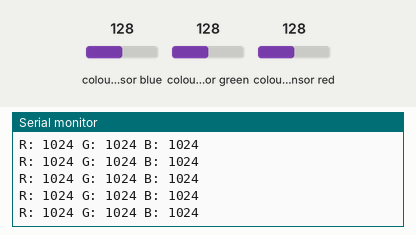
The sketch below on a simulated Arduino Uno, built with avr-gcc and run on an emulated ATmega328P. On the bench: the last lines printed to the serial monitor. Inputs (shaded band) come from the test bench; at power-on: colour sensor blue 128, colour sensor green 128, colour sensor red 128.

Above: at 1.2 s.
1.3 s: colour sensor blue set to 5
At 1.34 s:
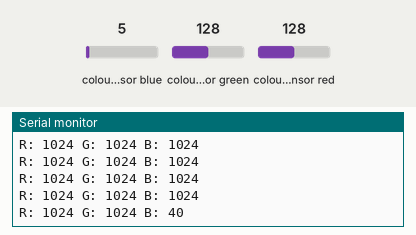
4.3 s: colour sensor green set to 5
At 4.3 s:
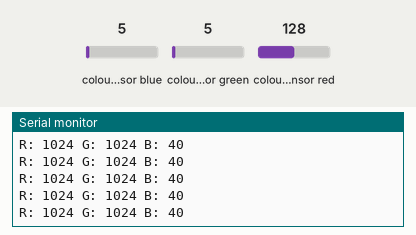
7.3 s: colour sensor red set to 5
At 7.31 s:
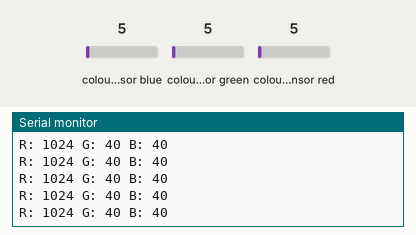

Measured:
- after the input at 1.3 s, the serial monitor: prints a new line at once (image 1)

The sketch:

RGB_Sensor.ino
```cpp
#include <Wire.h>
#include "Adafruit_TCS34725.h"

/* Example code for the Adafruit TCS34725 breakout library */

/* Connect SCL to analog 5
Connect SDA to analog 4
Connect VDD to 3.3V DC
Connect GROUND to common ground */

/* Initialise with default values (int time = 2.4ms, gain = 1x) */
// Adafruit_TCS34725 tcs = Adafruit_TCS34725();

/* Initialise with specific int time and gain values */
Adafruit_TCS34725 tcs = Adafruit_TCS34725(TCS34725_INTEGRATIONTIME_700MS, TCS34725_GAIN_1X);

void setup(void) {
Serial.begin(9600);

if (tcs.begin()) {
Serial.println("Found sensor");
} else {
Serial.println("No TCS34725 found ... check your connections");
//  while (1);
}

// Now we're ready to get readings!
}

void loop(void) {
  if(tcs.begin()){
    uint16_t r, g, b, c, colorTemp, lux;

    tcs.getRawData(&r, &g, &b, &c);
    colorTemp = tcs.calculateColorTemperature(r, g, b);
    lux = tcs.calculateLux(r, g, b);

//    Serial.print("Color Temp: "); Serial.print(colorTemp, DEC); Serial.print(" K - ");
//    Serial.print("Lux: "); Serial.print(lux, DEC); Serial.print(" - ");
    Serial.print("R: "); Serial.print(r, DEC); Serial.print(" ");
    Serial.print("G: "); Serial.print(g, DEC); Serial.print(" ");
    Serial.print("B: "); Serial.print(b, DEC); Serial.print(" ");
//    Serial.print("C: "); Serial.print(c, DEC); Serial.print(" ");
    Serial.println(" ");
  }else{
    Serial.println(tcs.begin());
  }

}
```
